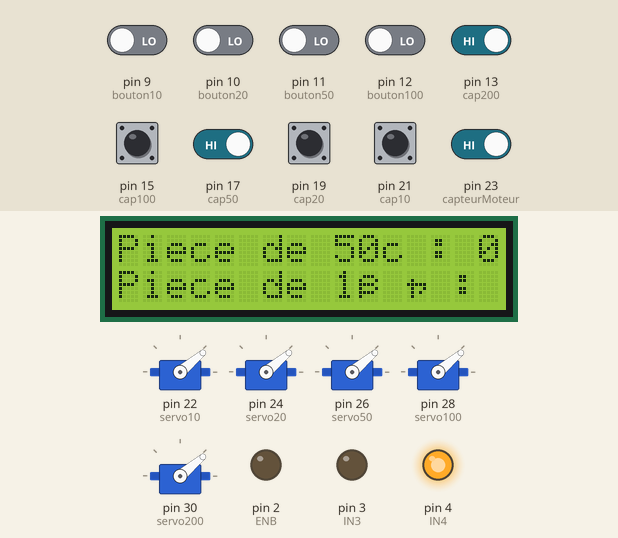
Recording of a sketch running on a simulated Arduino Mega 2560, built with avr-gcc and run on an emulated ATmega2560. Shown: 5 × servo, 16×2 character LCD, output pins drawn as LEDs (lit = HIGH). The test bench sets the inputs (shaded band); at power-on: pin 13 (cap200), pin 15 (cap100), pin 17 (cap50), pin 19 (cap20), pin 21 (cap10), pin 23 (capteurMoteur) HIGH, pin 9 (bouton10), pin 10 (bouton20), pin 11 (bouton50), pin 12 (bouton100) LOW.

Above: at 1.2 s.
At 2.2 s:
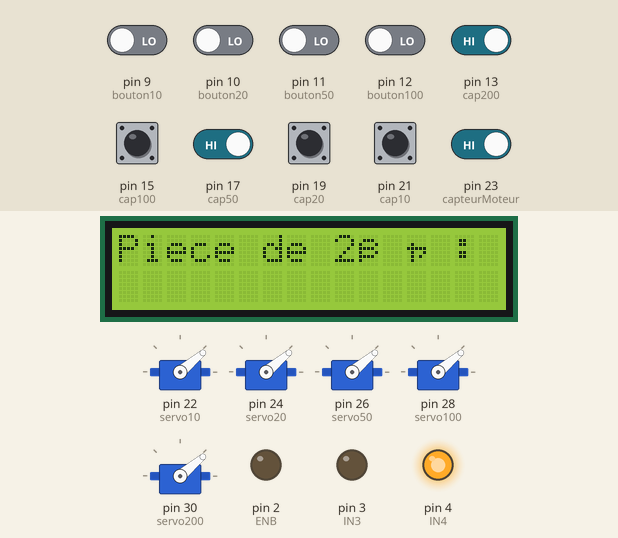
2.3 s: pin 23 (capteurMoteur) driven LOW
At 7.5 s:
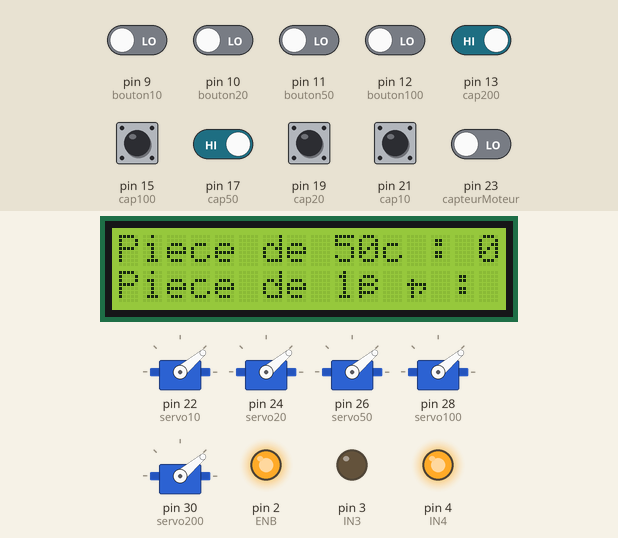
10.0 s: pin 17 (cap50) driven LOW
At 13.2 s:
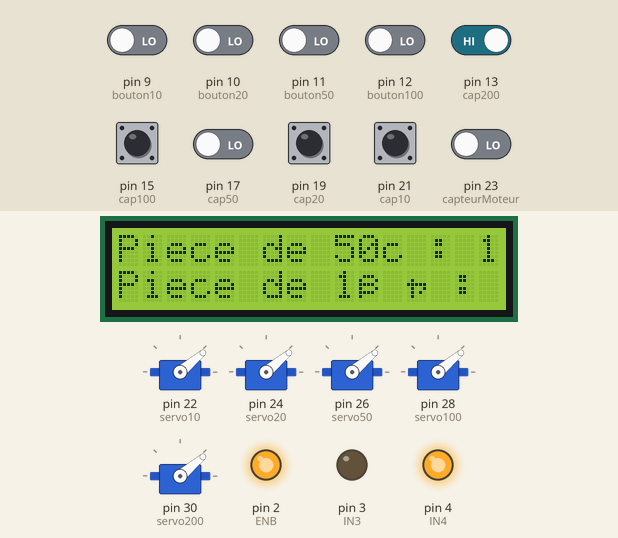
14.9 s: pin 13 (cap200) driven LOW
At 27.4 s:
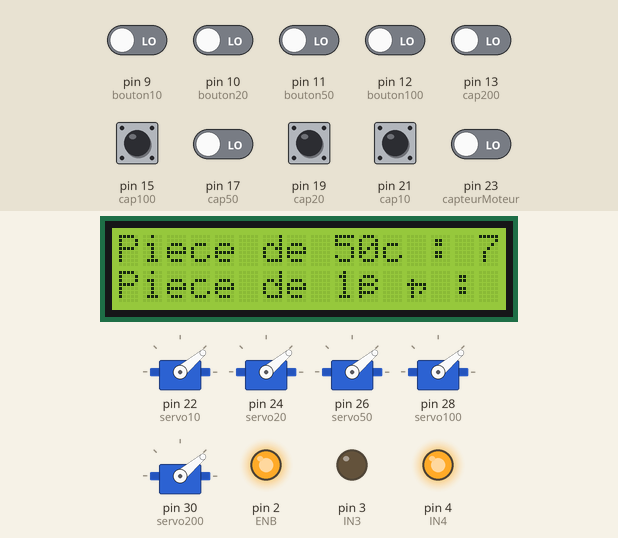
Timing chart, 0 to 28.6 s (numbered marks = the images above; inputs shaded):
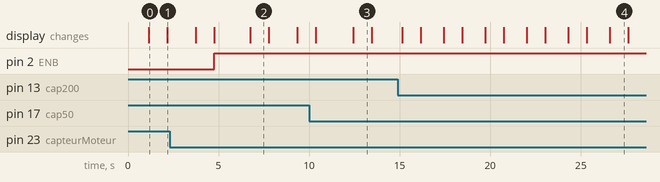

Measured:
- after the input at 2.3 s, pin 2 (ENB): LOW → HIGH after 2.5 s
- what the display in image 0 shows lasts 1.1 s, from 1.1 s to 2.2 s

The sketch:

ProjetPieces_V1.1.ino
```cpp
//bluetooth
#include <SoftwareSerial.h>
#define RX 34
#define TX 32
SoftwareSerial BlueT(RX,TX);
char Data;

//servo
#include <Servo.h>
int angleInitial=40;
int angleFinal=120;
Servo servo10;
Servo servo20;
Servo servo50;
Servo servo100;
Servo servo200;
int servo10Pos=angleInitial;
int servo20Pos=angleInitial;
int servo50Pos=angleInitial;
int servo100Pos=angleInitial;
int servo200Pos=angleInitial;

//capteurs
int cap10=21;
int cap20=19;
int cap50=17;
int cap100=15;
int cap200=13;

// Moteur central
int capteurMoteur = 23;
int ENB=2;
int IN3=3;
int IN4=4;

//LCD
#include <LiquidCrystal_I2C.h>
LiquidCrystal_I2C lcd(0x27, 16, 2);

//boutons
const int bouton10=9;
const int bouton20=10;
const int bouton50=11;
const int bouton100=12;
const int bouton200=13;

//
int val[]={200,100,50,20,10};
int nb[]={10,0,0,0,10};    //nombre de pieces presentes dans la machine
int aRendre[]={0,0,0,0,0};                   //nombre de pieces à rendre
int argent=0;                                 //argent que demande le client


void setup() {
  Serial.begin(9600);  //sert pour les tests
  BlueT.begin(9600);

//les capteurs
  pinMode(cap10,INPUT);
  pinMode(cap20,INPUT);
  pinMode(cap50,INPUT);
  pinMode(cap100,INPUT);
  pinMode(cap200,INPUT);

//les servos
  servo10.attach(22);
  servo20.attach(24);
  servo50.attach(26);
  servo100.attach(28);
  servo200.attach(30);
  servo10.write(servo10Pos);
  servo20.write(servo20Pos);
  servo50.write(servo50Pos);
  servo100.write(servo100Pos);
  servo200.write(servo200Pos);
  servo10.detach();
  servo20.detach();
  servo50.detach();
  servo100.detach();
  servo200.detach();

// MOTEUR central --
  pinMode(capteurMoteur,INPUT);
  pinMode(ENB,OUTPUT);
  pinMode(IN3,OUTPUT);
  pinMode(IN4,OUTPUT);
  digitalWrite(IN3,LOW);
  digitalWrite(IN4,HIGH);

  //LCD
  lcd.init();
  lcd.backlight();

  //boutons
  pinMode(bouton10,INPUT);
  pinMode(bouton20,INPUT);
  pinMode(bouton50,INPUT);
  pinMode(bouton100,INPUT);
  pinMode(bouton200,INPUT);

  delay(1000);
}


int tot(int list[]){            //fonction qui permet de calculer l'argent total a partir d'une liste
  int nb=0;
  for (int i=0;i<5;i++){nb+=list[i]*val[i];}
  return nb;
}

void piecesARendre(int euro){
  if (euro<=tot(nb)){
    for(int i=0;i<5;i++){
      while (nb[i]>0 && tot(aRendre)+val[i]<=euro){
        aRendre[i]+=1;
        nb[i]-=1;}}}
}

int distrib(Servo servo,int pos, int nbPiece){
  for (int j=0; j<nbPiece; j++){

    if (pos==angleInitial){
      for (int i = angleInitial; i >= angleFinal; i++) {
        servo.write(i);
        delay(5);}
      pos=angleFinal;}
    else{

      for (int i = angleFinal; i >= angleInitial; i--) {
        servo.write(i);
        delay(5);}
      pos=angleInitial;}
    delay(500);}

  return pos;
}


void loop(){

//LCD
  lcd.clear();
  lcd.setCursor(0, 0);
  lcd.print("Piece de 10c : " + String(nb[0]));
  lcd.setCursor(0, 1);
  lcd.print("Piece de 20c : " + String(nb[1]));

  lcd.clear();
  lcd.setCursor(0, 0);
  lcd.print("Piece de 50c : " + String(nb[2]));
  lcd.setCursor(0, 1);
  lcd.print("Piece de 1€ : " + String(nb[3]));
  delay(1000);
  lcd.clear();
  lcd.setCursor(0, 0);
  lcd.print("Piece de 2€ : " + String(nb[4]));

//le disque tourne
  if(digitalRead(capteurMoteur)==LOW){
      analogWrite(ENB,1000);}
      //On continue de tourner pour vider tous les emplacements du premier plateau, cette valeur devra être calculer plus précisément pour éviter que le capteur se bloque dans une boucle
    else{ //Il n'y a plus de pièces à trier
      analogWrite(ENB,0);
    }


//pour compter les pieces
  if(digitalRead(cap10)==LOW){nb[0]+=1;delay(100);}
  if(digitalRead(cap20)==LOW){nb[1]+=1;delay(100);}
  if(digitalRead(cap50)==LOW){nb[2]+=1;delay(100);}
  if(digitalRead(cap100)==LOW){nb[3]+=1;delay(100);}
  if(digitalRead(cap200)==LOW){nb[4]+=1;delay(100);}


//distribution boutons
if(digitalRead(bouton10)==HIGH && nb[4]>0){servo10.attach(22); servo10Pos=distrib(servo10,servo10Pos,1); servo10.detach(); nb[4]-=1;}
if(digitalRead(bouton20)==HIGH && nb[3]>0){servo20.attach(24); servo20Pos=distrib(servo20,servo20Pos,1); servo20.detach(); nb[3]-=1;}
if(digitalRead(bouton50)==HIGH && nb[2]>0){servo50.attach(26); servo50Pos=distrib(servo50,servo50Pos,1); servo50.detach(); nb[2]-=1;}
if(digitalRead(bouton100)==HIGH && nb[1]>0){servo100.attach(28); servo100Pos=distrib(servo100,servo100Pos,1); servo100.detach(); nb[1]-=1;}
if(digitalRead(bouton200)==HIGH && nb[0]>0){servo200.attach(30); servo200Pos=distrib(servo200,servo200Pos,1); servo200.detach(); nb[0]-=1;}


//distribution bluetooth
  if (BlueT.available()){
    Data=BlueT.read();
    if (Data=='R'){BlueT.println("*BVous avez " + String(float(tot(nb))/100) +" euros");}
    if (Data=='A') {
      argent=BlueT.parseFloat()*100;
      piecesARendre(argent);              // ici mettre l'argent que demande le client

      if (tot(aRendre)==0){BlueT.println("*BCela est impossible");}
      else {
        BlueT.println("*BVoici "+String(float(tot(aRendre))/100)+" euros");

        //on distribue les pieces
        servo10.attach(22);
        servo20.attach(24);
        servo50.attach(26);
        servo100.attach(28);
        servo200.attach(30);
        servo10Pos=distrib(servo10,servo10Pos,aRendre[4]);
        servo20Pos=distrib(servo20,servo20Pos,aRendre[3]);
        servo50Pos=distrib(servo50,servo50Pos,aRendre[2]);
        servo100Pos=distrib(servo100,servo100Pos,aRendre[1]);
        servo200Pos=distrib(servo200,servo200Pos,aRendre[0]);
        servo10.detach();
        servo20.detach();
        servo50.detach();
        servo100.detach();
        servo200.detach();

        /*serie de print pour les tests :
        Serial.print(argent);
        Serial.print("  ");
        Serial.print(aRendre[0]);
        Serial.print("  ");
        Serial.print(aRendre[1]);
        Serial.print("  ");
        Serial.print(aRendre[2]);
        Serial.print("  ");
        Serial.print(aRendre[3]);
        Serial.print("  ");
        Serial.print(aRendre[4]);
        Serial.print("        ");
        Serial.println(tot(aRendre));
        */

        //on reinitialise tout
        argent=0;
        for(int i=0;i<5;i++){aRendre[i]=0;}
      }
    }
  }
  else {BlueT.println("*B ");}

  delay(1000);
}
```
